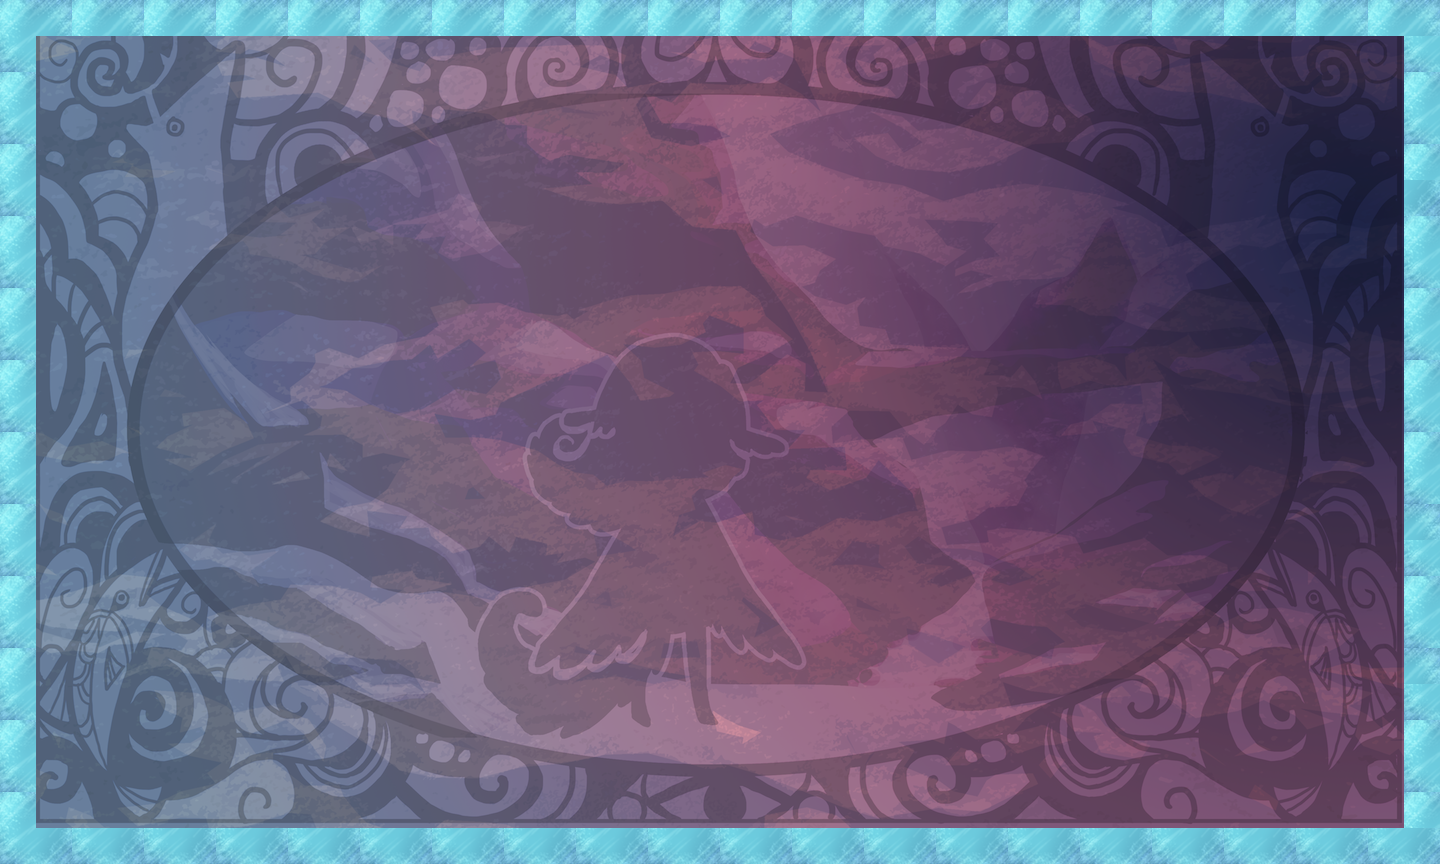

This is a level from a 2D game, rendered from its Tiled map with the project's own tilesets. A one-line summary and the map file follow, with tile-layer data summarised:
An orthogonal 40x24 tile map with 36x36 px tiles, 2 tile layers (bg, tiles), 21 tilesets.

<map version="1.0" orientation="orthogonal" width="40" height="24" tilewidth="36" tileheight="36">
 <properties>
  <property name="itemGoal" value="4" />
  <property name="itemSize" value="1" />
  <property name="moveObj" value="0" />
  <property name="playerLocation" value="!json! {&quot;x&quot;: 20, &quot;y&quot;:12 }" />
  <property name="tutorial" value="false" />
 </properties>
 <tileset firstgid="1" name="bg" tilewidth="1440" tileheight="864">
  <tileoffset x="-720" y="432" />
  <image source="../../../art/bg.png" width="1440" height="864" />
 </tileset>
 <tileset firstgid="2" name="redWall" tilewidth="36" tileheight="36">
  <image source="../../../art/redWall.png" width="72" height="72" />
  <tile id="0">
   <properties>
    <property name="bodyType" value="static" />
    <property name="collType" value="solid" />
    <property name="func" value="redWallCollision" />
    <property name="name" value="redWall" />
    <property name="physics:bounce" value="0" />
    <property name="physics:enabled" value="true" />
   </properties>
  </tile>
  <tile id="1">
   <properties>
    <property name="bodyType" value="static" />
    <property name="collType" value="solid" />
    <property name="func" value="redWallCollision" />
    <property name="name" value="redWall" />
    <property name="physics:bounce" value="0" />
    <property name="physics:enabled" value="true" />
   </properties>
  </tile>
  <tile id="2">
   <properties>
    <property name="bodyType" value="static" />
    <property name="collType" value="solid" />
    <property name="func" value="redWallCollision" />
    <property name="name" value="redWall" />
    <property name="physics:bounce" value="0" />
    <property name="physics:enabled" value="true" />
   </properties>
  </tile>
  <tile id="3">
   <properties>
    <property name="bodyType" value="static" />
    <property name="collType" value="solid" />
    <property name="func" value="redWallCollision" />
    <property name="name" value="redWall" />
    <property name="physics:bounce" value="0" />
    <property name="physics:enabled" value="true" />
   </properties>
  </tile>
 </tileset>
 <tileset firstgid="6" name="aura" tilewidth="72" tileheight="72">
  <image source="../../../art/aura.png" width="72" height="72" />
  <tile id="0">
   <properties>
    <property name="bodyType" value="static" />
    <property name="collType" value="passThru" />
    <property name="func" value="blueAuraCollision" />
    <property name="name" value="blueAura" />
    <property name="physics:bounce" value="0" />
    <property name="physics:enabled" value="true" />
   </properties>
  </tile>
 </tileset>
 <tileset firstgid="7" name="rune" tilewidth="72" tileheight="72">
  <image source="../../../art/rune.png" width="72" height="72" />
  <tile id="0">
   <properties>
    <property name="bodyType" value="static" />
    <property name="collType" value="passThru" />
    <property name="func" value="runeCollision" />
    <property name="name" value="rune" />
    <property name="physics:bounce" value="0" />
    <property name="physics:enabled" value="true" />
   </properties>
  </tile>
 </tileset>
 <tileset firstgid="8" name="key" tilewidth="72" tileheight="72">
  <image source="../../../art/antler.png" width="72" height="72" />
  <tile id="0">
   <properties>
    <property name="bodyType" value="static" />
    <property name="collType" value="passThru" />
    <property name="collectible" value="true" />
    <property name="func" value="keyCollision" />
    <property name="name" value="key" />
    <property name="physics:bounce" value="0" />
    <property name="physics:enabled" value="true" />
   </properties>
  </tile>
 </tileset>
 <tileset firstgid="9" name="blueWall" tilewidth="36" tileheight="36">
  <image source="../../../art/blueWall.png" width="72" height="72" />
  <tile id="0">
   <properties>
    <property name="bodyType" value="static" />
    <property name="collType" value="wall" />
    <property name="func" value="blueWallCollision" />
    <property name="name" value="blueWall" />
    <property name="physics:bounce" value="0" />
    <property name="physics:enabled" value="true" />
   </properties>
  </tile>
  <tile id="1">
   <properties>
    <property name="bodyType" value="static" />
    <property name="collType" value="wall" />
    <property name="func" value="blueWallCollision" />
    <property name="name" value="blueWall" />
    <property name="physics:bounce" value="0" />
    <property name="physics:enabled" value="true" />
   </properties>
  </tile>
  <tile id="2">
   <properties>
    <property name="bodyType" value="static" />
    <property name="collType" value="wall" />
    <property name="func" value="blueWallCollision" />
    <property name="name" value="blueWall" />
    <property name="physics:bounce" value="0" />
    <property name="physics:enabled" value="true" />
   </properties>
  </tile>
  <tile id="3">
   <properties>
    <property name="bodyType" value="static" />
    <property name="collType" value="wall" />
    <property name="func" value="blueWallCollision" />
    <property name="name" value="blueWall" />
    <property name="physics:bounce" value="0" />
    <property name="physics:enabled" value="true" />
   </properties>
  </tile>
 </tileset>
 <tileset firstgid="13" name="greenWall" tilewidth="36" tileheight="36">
  <image source="../../../art/greenWall.png" width="72" height="72" />
  <tile id="0">
   <properties>
    <property name="bodyType" value="static" />
    <property name="collType" value="solid" />
    <property name="func" value="greenWallCollision" />
    <property name="name" value="greenWall" />
    <property name="physics:bounce" value="0" />
    <property name="physics:enabled" value="static" />
   </properties>
  </tile>
  <tile id="1">
   <properties>
    <property name="bodyType" value="static" />
    <property name="collType" value="solid" />
    <property name="func" value="greenWallCollision" />
    <property name="name" value="greenWall" />
    <property name="physics:bounce" value="0" />
    <property name="physics:enabled" value="true" />
   </properties>
  </tile>
  <tile id="2">
   <properties>
    <property name="bodyType" value="static" />
    <property name="collType" value="solid" />
    <property name="func" value="greenWallCollision" />
    <property name="name" value="greenWall" />
    <property name="physics:bounce" value="0" />
    <property name="physics:enabled" value="true" />
   </properties>
  </tile>
  <tile id="3">
   <properties>
    <property name="bodyType" value="static" />
    <property name="collType" value="solid" />
    <property name="func" value="greenWallCollision" />
    <property name="name" value="greenWall" />
    <property name="physics:bounce" value="0" />
    <property name="physics:enabled" value="true" />
   </properties>
  </tile>
 </tileset>
 <tileset firstgid="17" name="lockedDoor" tilewidth="72" tileheight="72">
  <image source="../../../art/lockeddoor.png" width="72" height="72" />
  <tile id="0">
   <properties>
    <property name="bodyType" value="static" />
    <property name="collType" value="solid" />
    <property name="func" value="lockedDoorCollision" />
    <property name="name" value="lockedDoor" />
    <property name="physics:bounce" value="0" />
    <property name="physics:enabled" value="true" />
   </properties>
  </tile>
 </tileset>
 <tileset firstgid="18" name="runeblue" tilewidth="72" tileheight="72">
  <image source="../../../art/runeblue.png" width="72" height="72" />
  <tile id="0">
   <properties>
    <property name="bodyType" value="static" />
    <property name="collType" value="passThru" />
    <property name="func" value="runeCollision" />
    <property name="name" value="blueRune" />
    <property name="physics:bounce" value="0" />
    <property name="physics:enabled" value="true" />
   </properties>
  </tile>
 </tileset>
 <tileset firstgid="19" name="runegreen" tilewidth="72" tileheight="72">
  <image source="../../../art/runegreen.png" width="72" height="72" />
  <tile id="0">
   <properties>
    <property name="bodyType" value="static" />
    <property name="collType" value="passThru" />
    <property name="func" value="runeCollision" />
    <property name="name" value="greenRune" />
    <property name="physics:bounce" value="0" />
    <property name="physics:enabled" value="true" />
   </properties>
  </tile>
 </tileset>
 <tileset firstgid="20" name="runepink" tilewidth="72" tileheight="72">
  <image source="../../../art/runepink.png" width="72" height="72" />
  <tile id="0">
   <properties>
    <property name="bodyType" value="static" />
    <property name="collType" value="passThru" />
    <property name="func" value="runeCollision" />
    <property name="name" value="pinkRune" />
    <property name="physics:bounce" value="0" />
    <property name="physics:enabled" value="true" />
   </properties>
  </tile>
 </tileset>
 <tileset firstgid="21" name="runepurple" tilewidth="72" tileheight="72">
  <image source="../../../art/runepurple.png" width="72" height="72" />
  <tile id="0">
   <properties>
    <property name="bodyType" value="static" />
    <property name="collType" value="passThru" />
    <property name="func" value="runeCollision" />
    <property name="name" value="purpleRune" />
    <property name="physics:bounce" value="0" />
    <property name="physics:enabled" value="true" />
   </properties>
  </tile>
 </tileset>
 <tileset firstgid="22" name="runeyellow" tilewidth="72" tileheight="72">
  <image source="../../../art/runeyellow.png" width="72" height="72" />
  <tile id="0">
   <properties>
    <property name="bodyType" value="static" />
    <property name="collType" value="passThru" />
    <property name="func" value="runeCollision" />
    <property name="name" value="yellowRune" />
    <property name="physics:bounce" value="0" />
    <property name="physics:enabled" value="true" />
   </properties>
  </tile>
 </tileset>
 <tileset firstgid="23" name="greenAura1" tilewidth="72" tileheight="72">
  <image source="../../../art/greenaura1.png" width="72" height="72" />
  <tile id="0">
   <properties>
    <property name="bodyType" value="static" />
    <property name="collType" value="passThru" />
    <property name="func" value="greenAuraCollision" />
    <property name="name" value="greenAura" />
    <property name="physics:bounce" value="0" />
    <property name="physics:enabled" value="true" />
   </properties>
  </tile>
 </tileset>
 <tileset firstgid="24" name="greenAura2" tilewidth="72" tileheight="72">
  <image source="../../../art/greenaura2.png" width="72" height="72" />
  <tile id="0">
   <properties>
    <property name="bodyType" value="static" />
    <property name="collType" value="passThru" />
    <property name="func" value="greenAuraCollision" />
    <property name="name" value="greenAura" />
    <property name="physics:bounce" value="0" />
    <property name="physics:enabled" value="true" />
   </properties>
  </tile>
 </tileset>
 <tileset firstgid="25" name="whiteAura" tilewidth="72" tileheight="72">
  <image source="../../../art/whiteaura.png" width="72" height="72" />
  <tile id="0">
   <properties>
    <property name="bodyType" value="static" />
    <property name="collType" value="passThru" />
    <property name="func" value="whiteAuraCollision" />
    <property name="name" value="whiteAura" />
    <property name="physics:bounce" value="0" />
    <property name="physics:enabled" value="true" />
   </properties>
  </tile>
 </tileset>
 <tileset firstgid="26" name="redAura" tilewidth="72" tileheight="72">
  <image source="../../../art/redaura.png" width="72" height="72" />
  <tile id="0">
   <properties>
    <property name="bodyType" value="static" />
    <property name="collType" value="passThru" />
    <property name="func" value="redAuraCollision" />
    <property name="name" value="redAura" />
    <property name="physics:bounce" value="0" />
    <property name="physics:enabled" value="true" />
   </properties>
  </tile>
 </tileset>
 <tileset firstgid="27" name="redAura1" tilewidth="72" tileheight="72">
  <image source="../../../art/redaura1.png" width="72" height="72" />
  <tile id="0">
   <properties>
    <property name="bodyType" value="static" />
    <property name="collType" value="passThru" />
    <property name="func" value="redAuraCollision" />
    <property name="name" value="redAura" />
    <property name="physics:bounce" value="0" />
    <property name="physics:enabled" value="true" />
   </properties>
  </tile>
 </tileset>
 <tileset firstgid="28" name="redAura2" tilewidth="72" tileheight="72">
  <image source="../../../art/redaura2.png" width="72" height="72" />
  <tile id="0">
   <properties>
    <property name="bodyType" value="static" />
    <property name="collType" value="passThru" />
    <property name="func" value="redAuraCollision" />
    <property name="name" value="redAura" />
    <property name="physics:bounce" value="0" />
    <property name="physics:enabled" value="true" />
   </properties>
  </tile>
 </tileset>
 <tileset firstgid="29" name="blackWall" tilewidth="72" tileheight="72">
  <image source="../../../art/blackWall.png" width="72" height="72" />
 </tileset>
 <tileset firstgid="30" name="whiteWall" tilewidth="36" tileheight="36">
  <image source="../../../art/whiteWall.png" width="72" height="72" />
  <tile id="0">
   <properties>
    <property name="bodyType" value="static" />
    <property name="collType" value="solid" />
    <property name="func" value="whiteWallCollision" />
    <property name="name" value="whiteWall" />
    <property name="physics:bounce" value="0" />
    <property name="physics:enabled" value="true" />
   </properties>
  </tile>
 </tileset>
 <layer name="bg" width="40" height="24">
  <data>[960 cells, 1 non-empty, 1 distinct tile ids]</data>
 </layer>
 <layer name="tiles" width="40" height="24">
  <data>[960 cells, 124 non-empty, 4 distinct tile ids]</data>
 </layer>
</map>
